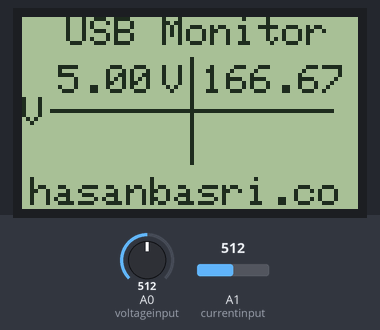
A sketch run on a simulated Arduino Uno, built with avr-gcc and run on an emulated ATmega328P. On the bench: 84×48 one-colour display. The test bench sets the inputs (shaded band); at power-on: A0 (voltageinput) = 512, A1 (currentinput) = 512.

Above: at 1.2 s.
1.3 s: A0 (voltageinput) set to 716
At 2.9 s:
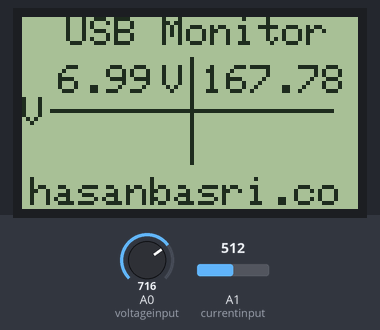
5.7 s: A1 (currentinput) set to 716
At 6.5 s:
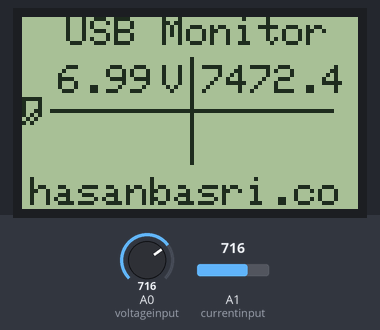
7.4 s: A0 (voltageinput) set to 900
At 8.9 s:
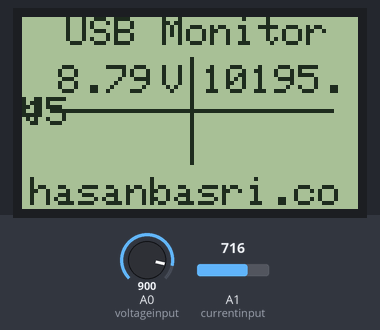
9.8 s: A1 (currentinput) set to 900
At 11.3 s:
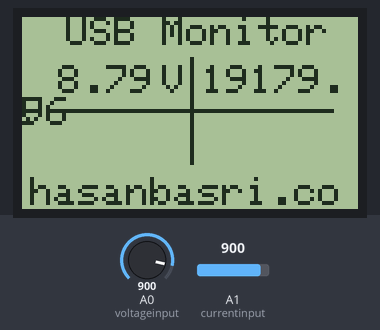
12.2 s: A0 (voltageinput) set to 1023
At 13.7 s:
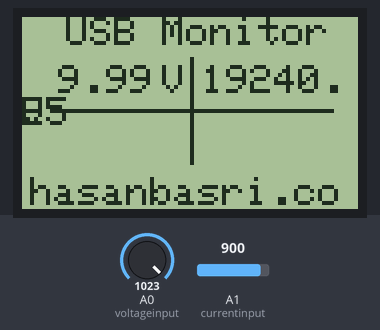
14.6 s: A1 (currentinput) set to 1023
At 16.1 s:
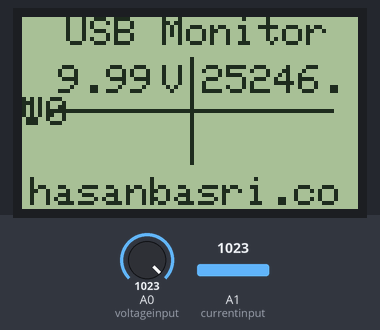
Timing chart, 0 to 17.6 s (numbered marks = the images above; inputs shaded):
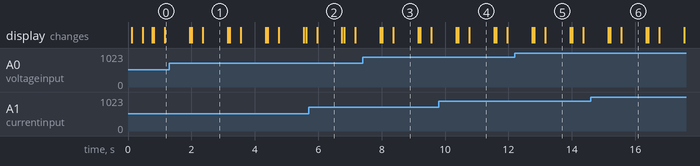

Measured:
- what the display in image 1 shows lasts 0.7 s, from 2.4 s to 3.1 s

The sketch:

power-usb-monitor.ino
```cpp
// Nokia 5110 LCD-Display (84x48 Bildpunkte)

#include <Adafruit_GFX.h>
#include <Adafruit_PCD8544.h>
#include <SimpleTimer.h>

// D7 - Serial clock out (CLK oder SCLK)
// D6 - Serial data out (DIN)
// D5 - Data/Command select (DC oder D/C)
// D4 - LCD chip select (CE oder CS)
// D3 - LCD reset (RST)
Adafruit_PCD8544 display = Adafruit_PCD8544(7, 6, 5, 4, 3);

int currentinput = A1;
int voltageinput = A0;
float sample2;
float actualval ;
float val;
float amps;
float vout = 0.0;
float vin ;
float R1 = 10000.0; //
float R2 = 10000.0; //
int value = 0;
// the timer object
SimpleTimer timer;

void setup()   {

  // Display initialisieren
  display.begin();
  // Kontrast setzen
  display.setContrast(55);
  display.clearDisplay();   // clears the screen and buffer
  timer.setInterval(1200, textscroll);
  timer.setInterval(1200, powermonitor);

}


void loop() {
  timer.run();

  display.clearDisplay();      // Display wieder löschen
}

void set_text(int x, int y, String text, int color) {

  display.setTextColor(color); // Textfarbe setzen, also Schwarz oder Weiss
  display.setCursor(x, y);     // Startpunkt-Position des Textes
  display.println(text);       // Textzeile ausgeben
  display.display();           // Display aktualisieren
}

void textscroll() {

  display.setTextSize(1);
  set_text(11, 0, "USB Monitor", BLACK);
  display.setTextSize(1);
  set_text(2, 40, "hasanbasri.co", BLACK);
  display.setTextSize(1);
  set_text(35, 12, "V", BLACK);
  display.setTextSize(1);
  set_text(80, 12, "V", BLACK);
  display.drawLine(7, 23, 77, 23, BLACK);
  display.display();
  display.drawLine(42, 10, 42, 36, BLACK);
  display.display();

  /*/ Ein kleines bisschen Scroll-Text-Magie
    int x=0;
    for(int i=0;i<(5.6*8);i++){
    set_text(x,40,"hasanbasri.co",BLACK);
    delay(i==0?1000:100);
    if(i<(5.6*8)-1)set_text(x,40,"hasanbasri.co",WHITE);
    if((i)<(2.74*8))x-=1;else x+=1;
    }*/
}
void powermonitor () {
  value = analogRead(voltageinput);
  vout = (value * 5.0) / 1024.0; // see text
  vin = vout / (R2 / (R1 + R2));

  for (int i = 0; i < 150; i++)
  {
    sample2 += analogRead(currentinput); //read the current from sensor
    delay(2);
  }
  long milisec = millis(); // calculate time in milliseconds
  long time = milisec / 1000; // convert milliseconds to seconds
  sample2 = sample2 / 150;
  val = (5.0 * sample2) / 1024.0;
  actualval = val - 2.5; // offset voltage is 2.5v
  amps = actualval * 10;
  float mA = amps * 1000 ;
  float totamps = totamps + mA; // calculate total amps
  float avgamps = totamps / time; // average amps
  float amphr = (avgamps * time) / 3600; // amp-hour


  display.setTextColor(BLACK); // Textfarbe setzen, also Schwarz oder Weiss
  display.setCursor(9, 12);     // Startpunkt-Position des Textes
  display.println(vin);       // Textzeile ausgeben
  display.display();           // Display aktualisieren

  display.setTextColor(BLACK); // Textfarbe setzen, also Schwarz oder Weiss
  display.setCursor(45, 12);     // Startpunkt-Position des Textes
  display.println(mA);       // Textzeile ausgeben
  display.display();           // Display aktualisieren
}
```
